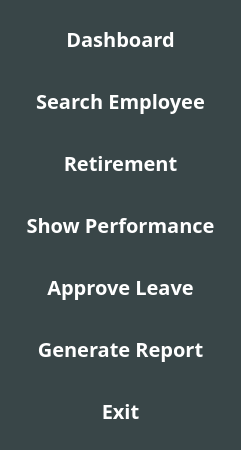
     <widget class="QWidget" name="widget_16" native="true">
      <property name="geometry">
       <rect>
        <x>-10</x>
        <y>210</y>
        <width>241</width>
        <height>431</height>
       </rect>
      </property>
      <property name="styleSheet">
       <string notr="true">background-color: #394648;
</string>
      </property>
      <layout class="QVBoxLayout" name="verticalLayout_9">
       <item>
        <layout class="QVBoxLayout" name="verticalLayout_10">
         <item>
          <widget class="QPushButton" name="pushButton_2">
           <property name="font">
            <font>
             <family>Segoe UI Semibold</family>
             <pointsize>-1</pointsize>
             <weight>75</weight>
             <bold>true</bold>
             <underline>false</underline>
             <strikeout>false</strikeout>
            </font>
           </property>
           <property name="styleSheet">
            <string notr="true">background-color: #394648; /* Green */
  width: 100%;
  border: none;
  color: white;
  padding: 10px;
  text-align: center;
  text-decoration: none;
  font-size: 20px;
  margin: 4px 2px;
	border-radius: 4px;</string>
           </property>
           <property name="text">
            <string>Dashboard</string>
           </property>
          </widget>
         </item>
         <item>
          <widget class="QPushButton" name="pushButton_5">
           <property name="font">
            <font>
             <family>Segoe UI Semibold</family>
             <pointsize>-1</pointsize>
             <weight>75</weight>
             <bold>true</bold>
             <underline>false</underline>
             <strikeout>false</strikeout>
            </font>
           </property>
           <property name="styleSheet">
            <string notr="true">background-color: #394648; /* Green */
  width: 100%;
  border: none;
  color: white;
  padding: 10px;
  text-align: center;
  text-decoration: none;
  font-size: 20px;
  margin: 4px 2px;
	border-radius: 4px;</string>
           </property>
           <property name="text">
            <string>Search Employee</string>
           </property>
          </widget>
         </item>
         <item>
          <widget class="QPushButton" name="pushButton_10">
           <property name="font">
            <font>
             <family>Segoe UI Semibold</family>
             <pointsize>-1</pointsize>
             <weight>75</weight>
             <bold>true</bold>
             <underline>false</underline>
             <strikeout>false</strikeout>
            </font>
           </property>
           <property name="styleSheet">
            <string notr="true">background-color: #394648; /* Green */
  width: 100%;
  border: none;
  color: white;
  padding: 10px;
  text-align: center;
  text-decoration: none;
  font-size: 20px;
  margin: 4px 2px;
	border-radius: 4px;</string>
           </property>
           <property name="text">
            <string>Retirement</string>
           </property>
          </widget>
         </item>
         <item>
          <widget class="QPushButton" name="pushButton_11">
           <property name="font">
            <font>
             <family>Segoe UI Semibold</family>
             <pointsize>-1</pointsize>
             <weight>75</weight>
             <bold>true</bold>
             <underline>false</underline>
             <strikeout>false</strikeout>
            </font>
           </property>
           <property name="styleSheet">
            <string notr="true">background-color: #394648; /* Green */
  width: 100%;
  border: none;
  color: white;
  padding: 10px;
  text-align: center;
  text-decoration: none;
  font-size: 20px;
  margin: 4px 2px;
	border-radius: 4px;</string>
           </property>
           <property name="text">
            <string>Show Performance</string>
           </property>
          </widget>
         </item>
         <item>
          <widget class="QPushButton" name="approveLeaveButton_2">
           <property name="font">
            <font>
             <family>Segoe UI Semibold</family>
             <pointsize>-1</pointsize>
             <weight>75</weight>
             <bold>true</bold>
             <underline>false</underline>
             <strikeout>false</strikeout>
            </font>
           </property>
           <property name="styleSheet">
            <string notr="true">background-color: #394648; /* Green */
  width: 100%;
  border: none;
  color: white;
  padding: 10px;
  text-align: center;
  text-decoration: none;
  font-size: 20px;
  margin: 4px 2px;
	border-radius: 4px;</string>
           </property>
           <property name="text">
            <string>Approve Leave</string>
           </property>
          </widget>
         </item>
         <item>
          <widget class="QPushButton" name="pushButton_13">
           <property name="font">
            <font>
             <family>Segoe UI Semibold</family>
             <pointsize>-1</pointsize>
             <weight>75</weight>
             <bold>true</bold>
             <underline>false</underline>
             <strikeout>false</strikeout>
            </font>
           </property>
           <property name="styleSheet">
            <string notr="true">background-color: #394648; /* Green */
  width: 100%;
  border: none;
  color: white;
  padding: 10px;
  text-align: center;
  text-decoration: none;
  font-size: 20px;
  margin: 4px 2px;
	border-radius: 4px;</string>
           </property>
           <property name="text">
            <string>Generate Report</string>
           </property>
          </widget>
         </item>
         <item>
          <widget class="QPushButton" name="pushButton_14">
           <property name="font">
            <font>
             <family>Segoe UI Semibold</family>
             <pointsize>-1</pointsize>
             <weight>75</weight>
             <bold>true</bold>
             <underline>false</underline>
             <strikeout>false</strikeout>
            </font>
           </property>
           <property name="styleSheet">
            <string notr="true">background-color: #394648; /* Green */
  width: 100%;
  border: none;
  color: white;
  padding: 10px;
  text-align: center;
  text-decoration: none;
  font-size: 20px;
  margin: 4px 2px;
	border-radius: 4px;</string>
           </property>
           <property name="text">
            <string>Exit</string>
           </property>
          </widget>
         </item>
        </layout>
       </item>
      </layout>
     </widget>
